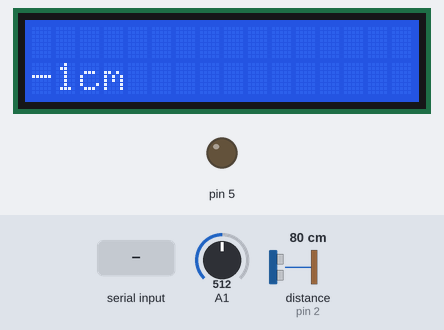
The sketch below on a simulated Arduino Uno, built with avr-gcc and run on an emulated ATmega328P. Parts: 16×2 character LCD, output pins drawn as LEDs (lit = HIGH). Wiring (inferred from the names in the program): ultrasonic range finder: trigger pin 3; echo pin 2. The inputs (shaded band) are chosen by the test bench; at power-on: distance to the obstacle (sensor on pin 2) 80 cm, A1 = 512. The echo pulse lasts 58.3 µs per cm; pins used as bus, display or sensor lines are not drawn; what the sketch prints to the serial monitor is not drawn.

Above: at 4.2 s.
4.3 s: distance to the obstacle (sensor on pin 2) set to 12 cm
5.8 s: distance to the obstacle (sensor on pin 2) set to 9 cm
At 6.7 s:
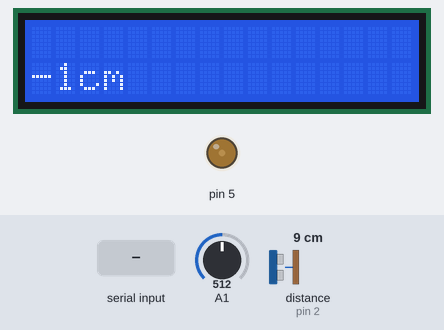
7.3 s: "1" received over Serial
At 7.5 s:
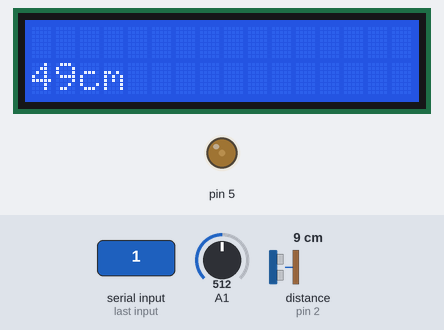
9.1 s: distance to the obstacle (sensor on pin 2) set to 2 cm
At 10.1 s:
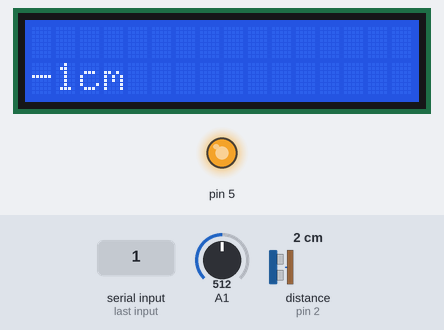
10.7 s: "0" received over Serial
At 10.85 s:
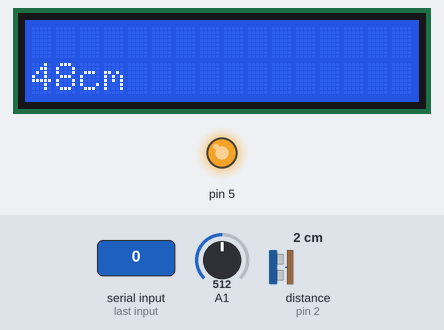
Timing chart, 0 to 13.5 s (numbered marks = the images above; inputs shaded):
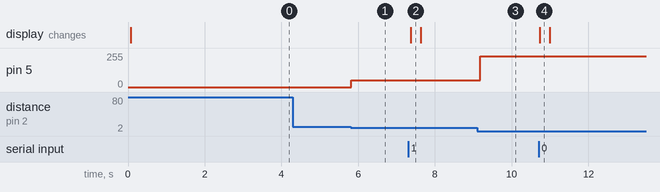

The sketch:

Serial_Connection.ino
```cpp
// this is for LED screen
#include <LiquidCrystal.h>
int trigPin = 3;    //Trig - green Jumper
int echoPin = 2;    //Echo - yellow Jumper
long duration, cm, inches;
LiquidCrystal lcd(7, 8, 9, 10, 11 , 12);

void setup() {
  // for LED setup
  lcd.begin(16, 2);
  lcd.setCursor(0,1);

  // pin5 is for bulb
  pinMode(5,OUTPUT);

  //pin A1 is for detecting theometer
  pinMode(A1,INPUT);

  // pin 6: detecting button voltage
  pinMode(6,INPUT);

  // these are for LED screen
  pinMode(trigPin, OUTPUT);
  pinMode(echoPin, INPUT);

  Serial.begin(9600);
}

void loop() {
  int screenValue =Serial.read();
  //Serial.println(screenValue);
  // the ultrosound part
  // The sensor is triggered by a HIGH pulse of 10 or more microseconds.
  // Give a short LOW pulse beforehand to ensure a clean HIGH pulse:

  // following are for emit signal
  digitalWrite(trigPin, LOW);
  delayMicroseconds(5);
  digitalWrite(trigPin, HIGH);
  delayMicroseconds(10);
  digitalWrite(trigPin, LOW);

  // Read the signal from the sensor: a HIGH pulse whose
  // duration is the time (in microseconds) from the sending
  // of the ping to the reception of its echo off of an object.
  pinMode(echoPin, INPUT);
  duration = pulseIn(echoPin, HIGH);

  // convert the time into a distance
  cm = (duration/2) / 29.1;
  inches = (duration/2) / 74;
  // put the distance into string

  //********************************** LED screen part
  // this is for clean the screen
  lcd.setCursor(0,1);
  lcd.write("                                           ");
  char str[15];
  sprintf(str, "%d", cm);
  char screenStr[15];
  sprintf(screenStr, "%d", screenValue);
  strcat(screenStr, "cm");

  // print out the distance
  lcd.setCursor(0,1);
  if(screenValue<100){
    lcd.write(screenStr);
  }

  int theremeterVal = analogRead(A1);
  char resisStr[30];
  sprintf(resisStr, "%d", theremeterVal);
  strcat(resisStr,"omega");

  // ****************** the lightness of the bulk********************
  int pwmValue = map(cm, 0, 10, 0, 255);
  pwmValue = 255 - pwmValue;
  analogWrite(5,0);
  if(cm<10){
    analogWrite(5,pwmValue);
  }

  char jsonStr[58];
  strcpy(jsonStr, "{\"resistance\":\"");
  strcat(jsonStr, resisStr);
  strcat(jsonStr, "\",");
  strcat(jsonStr, "\"distance\":\"");
  strcat(jsonStr, str);
  strcat(jsonStr, "\"}");
  Serial.println(jsonStr);

  delay(250);
}
```

Measured:
- the behaviour switches between 11 and 10 cm on distance to the obstacle (sensor on pin 2) (found by bisection; images 0 and 1)
- after the input at 4.3 s, every drawn part: stays the same
- after the input at 5.8 s, pin 5: 0/255 → 51/255 at once
- after the input at 7.3 s, the display: changes after 0.07 s (image 2)
- after the input at 9.1 s, pin 5: 51/255 → 230/255 after 0.08 s
- after the input at 10.7 s, the display: changes at once (image 4)
